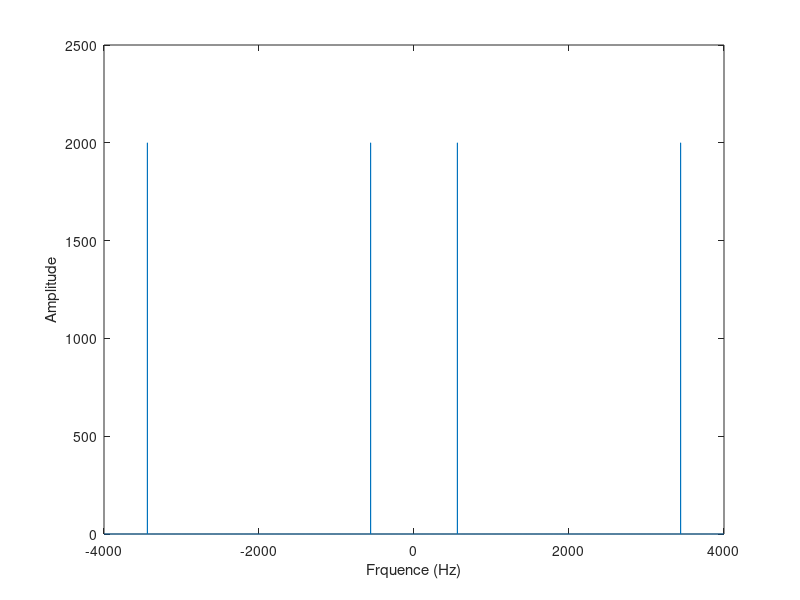

This figure's MATLAB source:
function FunctionB()
  f1 = 1440;
  f2 = 2000;
  D = 1;
  Fe = 8000;
  Te = 1/Fe;
  t = 0:Te:D-Te;
  y1 = sin(2*pi*f1*t);
  y2 = sin(2*pi*f2*t);
  y1_2 = y1.*y2;
  Y = fft(y1_2);
  Y = fftshift(Y);
  N = length(Y);
  f = (-N/2:N/2-1)*Fe/N;
  figure;
  plot(f,abs(Y));
  xlabel('Frquence (Hz)');
  ylabel('Amplitude');
  
end